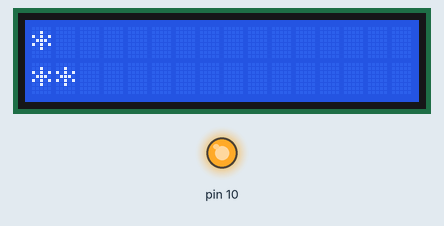
Simulated run of this sketch. Board: Arduino Uno, built with avr-gcc and run on an emulated ATmega328P. Shown: 16×2 character LCD, output pins drawn as LEDs (lit = HIGH).

Above: at 0.16 s.
At 0.57 s:
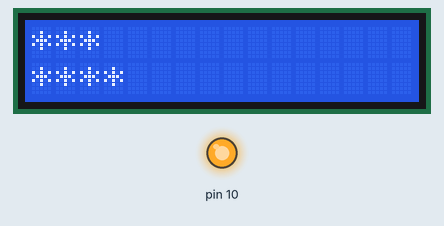
At 0.98 s:
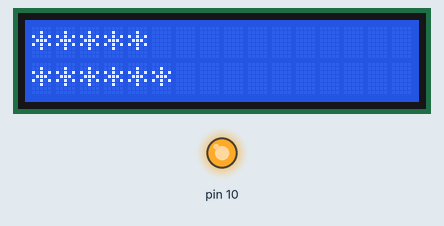
At 1.8 s:
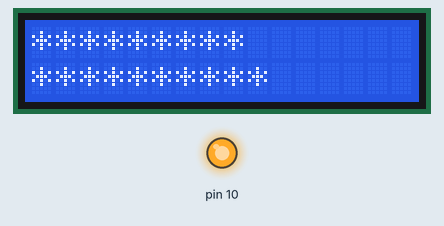
At 2.62 s:
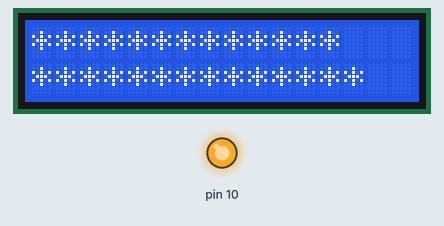
At 3.64 s:
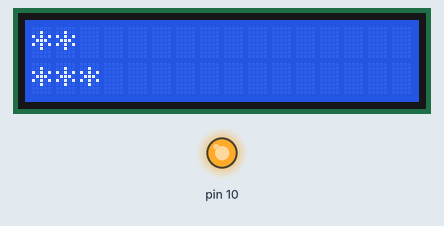

Measured:
- by itself, everything shown: repeats every 3.3 s, in 16 steps

The sketch:

4_2.ino
```cpp
#include <LiquidCrystal.h>
LiquidCrystal lcd(8,9,4,5,6,7);

void setup() {
  // put your setup code here, to run once:
  lcd.begin(16,2);
  lcd.clear();
  pinMode(10,OUTPUT);
  digitalWrite(10,HIGH);
}

int c = 1;
int c2 = 1;
void loop() {
  // put your main code here, to run repeatedly:
  lcd.setCursor(0,0);
  c = c2;
  while(c){
    lcd.print("*");
    c = c-1;
    }
  //delay(200);
  c2 =  c2 + 1;
  if(c2 == 17){c2 = 1;}
  lcd.setCursor(0,1);
  c = c2;
  while(c){
    lcd.print("*");
    c = c-1;
  }
  delay(200);
  lcd.clear();
}
```
